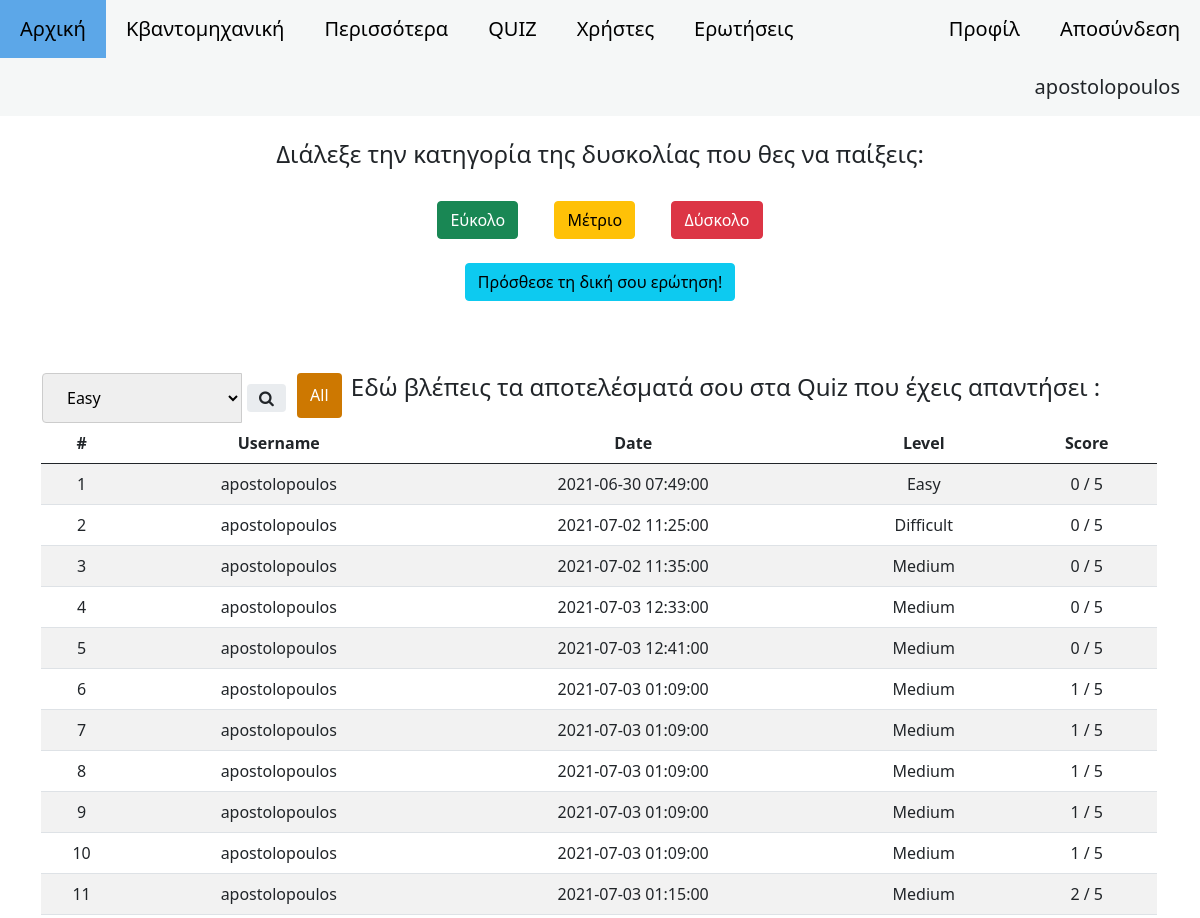
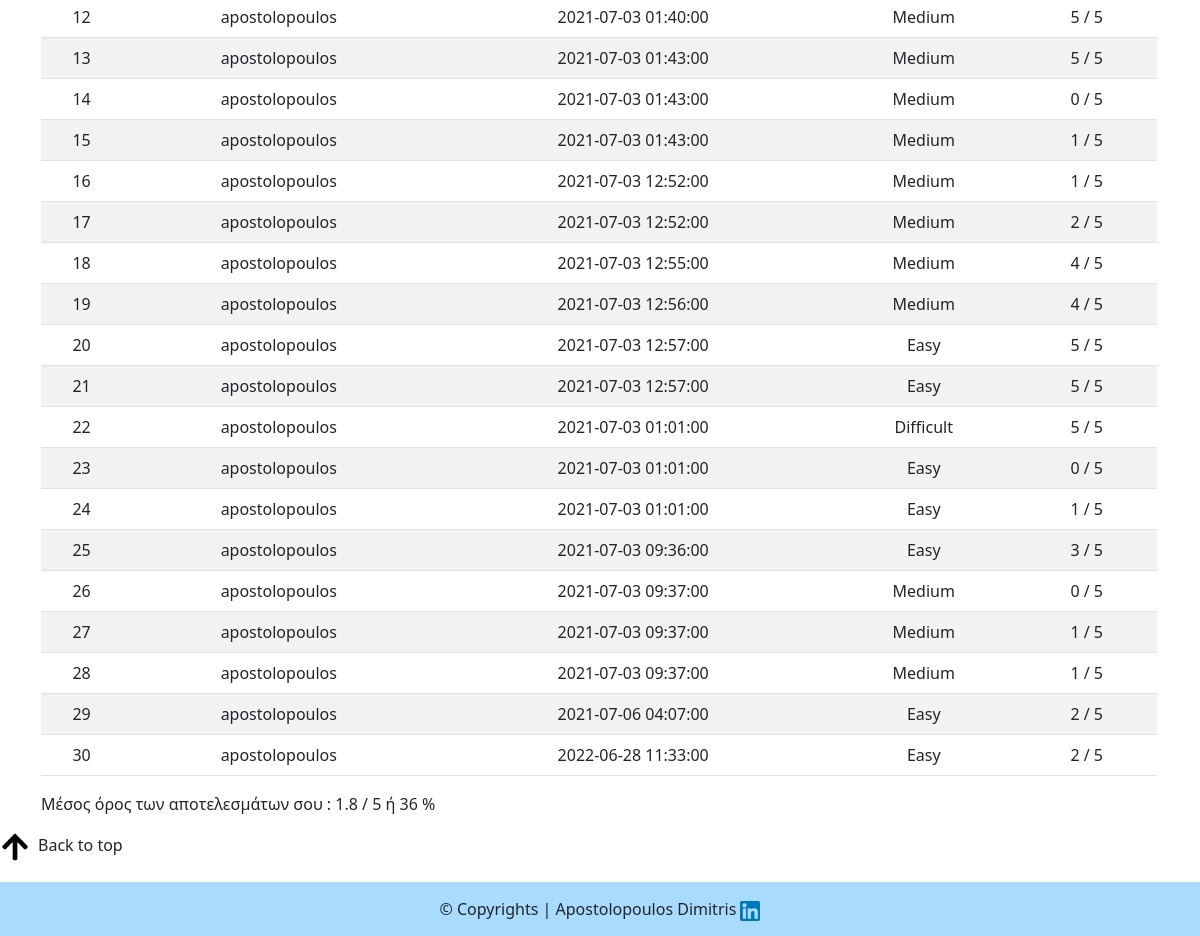
Screenshot of /choosecat.php (signed in) with the database file from the repository (2 pictures, top to bottom).
### tables this page shows
CREATE TABLE `testhistory` (
  `id` int(11) NOT NULL,
  `username` varchar(50) NOT NULL,
  `testdate` datetime NOT NULL,
  `level` varchar(20) NOT NULL,
  `result` int(11) NOT NULL
);

### choosecat.php (the view, shortened to what this page needs)
<?php
  include_once 'dbentry.php';
  $counter = 0;
  $sum = 0;
  $username = $_SESSION['username'];
  $sql = "SELECT * FROM `testhistory` WHERE `username` = '$username'";
  $result = mysqli_query($conn,$sql);
?>
<!DOCTYPE html>
<html lang="en">
<head>
    <link rel="stylesheet" href="styles.css">
<link href="https://cdn.jsdelivr.net/npm/bootstrap@5.0.1/dist/css/bootstrap.min.css" rel="stylesheet">
<link rel="stylesheet" href="https://cdnjs.cloudflare.com/ajax/libs/font-awesome/4.7.0/css/font-awesome.min.css">
</head>
<body>
<?php if(isset($_SESSION['username'])):?>
    <div class="topnav" id="myTopnav">
        <a href="indexlogged.php">Αρχική</a>
        <a href="basicslogged.php">Κβαντομηχανική</a>
        <a href="morelogged.php">Περισσότερα</a>
        <a href="choosecat.php">QUIZ</a>
        <?php if($_SESSION['type'] == 3):?>
        <a href="administrator.php">Χρήστες</a>
        <?php endif; ?>
        <?php if($_SESSION['type'] == 3 ||$_SESSION['type'] == 2 ):?>
        <a href="questions.php">Ερωτήσεις</a>
        <?php endif; ?>
        <a href="logout.php"style="float:right;">Αποσύνδεση</a>
        <a href="profile.php" style="float:right;">Προφίλ</a>
        <a style="float:right; "onMouseOver="this.style.backgroundColor='#F5F7F7'"><?php echo $_SESSION['username']?> </a>
    </div>
       <div class="container">
        <form>
    <br>
            <label> <h4>Διάλεξε την κατηγορία της δυσκολίας που θες να παίξεις:</h4></label><br><br>
            <a href="quizloggedeasy.php"><input type="button" class="btn btn-success"id="submit" name="easy" value='Εύκολο'></a><span>&emsp;&emsp;</span>
            <a href="quizloggedmedium.php"><input type="button" class="btn btn-warning"id="submit" name="medium" value='Μέτριο'></a><span>&emsp;&emsp;</span>
            <a href="quizloggeddiff.php"><input type="button" class="btn btn-danger"id="submit" name="difficult" value='Δύσκολο'></a><br><br>
            <a href="addquestion.php"><input type="button" class="btn btn-info"id="submit" name="difficult" value='Πρόσθεσε τη δική σου ερώτηση!'></a>
        </form>
        <br><br><br>
        <form method="post" >
            <div class="input-group rounded">
            <select id="level" style="width:200px;" name="searching">
                <option value="1" name="searching">Easy</option>
            </select>
            <button style = "background:none; border-style:none;" type="submit" name="search" id="search"><span class="input-group-text border-0" id="search-addon">
            <i class="fa fa-search"></i>
            </span>
            </button>
            <button name="all" class="btn btn-primary rounded" style="background:#CD7801;border:#CD7801;margin-left:5px;margin-right:10px;height:45px;width:45px;">All</button>
        </form>
        <h4>Εδώ βλέπεις τα αποτελέσματά σου στα Quiz που έχεις απαντήσει :</h4>
        <table class="table table-striped">
  <thead>
    <tr>
      <th scope="col">#</th>
      <th scope="col">Username</th>
      <th scope="col">Date</th>
      <th scope="col">Level</th>
      <th scope="col">Score</th>
    </tr>
  </thead>
  <tbody>
  <?php
               while($row = mysqli_fetch_array($result)){
                    $counter ++;
                    $sum += $row['result'];
             ?>
            <tr>
                <td><?php echo $counter;?>
                <td><?php echo $row['username'];?></td>
                <td><?php echo $row['testdate'];?></td>
                <td><?php if( $row['level'] == 1){
                                echo "Easy";
                            }else if($row['level'] == 2){
                                echo "Medium";
                            }else{
                                echo "Difficult";
                            }
                ?></td>
                <td><?php echo $row['result'];?> / 5</td>
            </tr>
            <?php
                }
             ?>
  </tbody>
</table>
<p > Μέσος όρος των αποτελεσμάτων σου : <?php if($sum !=0){ $average = $sum/$counter; echo round($average,2);}else{ echo "0";}  ?> / 5 ή <?php if(isset($average)){echo round($average * 100/5,2);}else{ echo "0";} ?> %</p>
</div>
<?php  if($counter >11):?>
    <a href="#myTopnav"><img id="arrowup" src="media/arrowup.svg" alt="arrowup"></a><span>&ensp;Back to top</span>
<?php endif;?>
<div class="footer">
    <p id="footerpar"> &copy; Copyrights | Apostolopoulos Dimitris <a href="https://www.linkedin.com/in/dimitris-apostolopoulos-9847a1172/" target="_blank"> <img src="media/linkedin.png" alt="LinkedIn Profile" id="linkedin"></a> </p>
</div>
 <?php endif; ?>
</body>
</html>

### styles.css (style rules this page uses)
* { box-sizing: border-box; }
body { padding:0px; margin:0px; font-family:Arial, Helvetica, sans-serif; }
input[type=text], select { width: 100%; padding: 12px 20px; margin: 8px 0; display: inline-block; border: 1px solid #ccc; border-radius: 4px; }
#footerpar { text-align:center; margin:0px; margin-top:20px; background-color:#A9DBFE; padding:15px; }
#linkedin { width:20px; height:20px; }
.topnav { background-color: #F5F7F7; overflow: hidden; }
.topnav a { float: left; display: block; color: black; text-align: center; padding: 14px 20px; text-decoration: none; font-size: 20px; }
.container { text-align:center; }
select { width:200px; }
#arrowup { width:30px; height:30px; }
html { scroll-behavior: smooth; }

### rows the page displays
testhistory: username "apostolopoulos", testdate "2021-06-30 07:49:00", level "Easy", result "0"
testhistory: username "apostolopoulos", testdate "2021-07-02 11:25:00", level "Difficult", result "0"
testhistory: username "apostolopoulos", testdate "2021-07-02 11:35:00", level "Medium", result "0"
testhistory: username "apostolopoulos", testdate "2021-07-03 12:33:00", level "Medium", result "0"
testhistory: username "apostolopoulos", testdate "2021-07-03 12:41:00", level "Medium", result "0"
testhistory: username "apostolopoulos", testdate "2021-07-03 01:09:00", level "Medium", result "1"
testhistory: username "apostolopoulos", testdate "2021-07-03 01:09:00", level "Medium", result "1"
testhistory: username "apostolopoulos", testdate "2021-07-03 01:09:00", level "Medium", result "1"
testhistory: username "apostolopoulos", testdate "2021-07-03 01:09:00", level "Medium", result "1"
testhistory: username "apostolopoulos", testdate "2021-07-03 01:09:00", level "Medium", result "1"
testhistory: username "apostolopoulos", testdate "2021-07-03 01:15:00", level "Medium", result "2"
testhistory: username "apostolopoulos", testdate "2021-07-03 01:40:00", level "Medium", result "5"
testhistory: username "apostolopoulos", testdate "2021-07-03 01:43:00", level "Medium", result "5"
testhistory: username "apostolopoulos", testdate "2021-07-03 01:43:00", level "Medium", result "0"
testhistory: username "apostolopoulos", testdate "2021-07-03 01:43:00", level "Medium", result "1"
testhistory: username "apostolopoulos", testdate "2021-07-03 12:52:00", level "Medium", result "1"
testhistory: username "apostolopoulos", testdate "2021-07-03 12:52:00", level "Medium", result "2"
testhistory: username "apostolopoulos", testdate "2021-07-03 12:55:00", level "Medium", result "4"
testhistory: username "apostolopoulos", testdate "2021-07-03 12:56:00", level "Medium", result "4"
testhistory: username "apostolopoulos", testdate "2021-07-03 12:57:00", level "Easy", result "5"
testhistory: username "apostolopoulos", testdate "2021-07-03 12:57:00", level "Easy", result "5"
testhistory: username "apostolopoulos", testdate "2021-07-03 01:01:00", level "Difficult", result "5"
testhistory: username "apostolopoulos", testdate "2021-07-03 01:01:00", level "Easy", result "0"
testhistory: username "apostolopoulos", testdate "2021-07-03 01:01:00", level "Easy", result "1"
testhistory: username "apostolopoulos", testdate "2021-07-03 09:36:00", level "Easy", result "3"
testhistory: username "apostolopoulos", testdate "2021-07-03 09:37:00", level "Medium", result "0"
testhistory: username "apostolopoulos", testdate "2021-07-03 09:37:00", level "Medium", result "1"
testhistory: username "apostolopoulos", testdate "2021-07-03 09:37:00", level "Medium", result "1"
testhistory: username "apostolopoulos", testdate "2021-07-06 04:07:00", level "Easy", result "2"
testhistory: username "apostolopoulos", testdate "2022-06-28 11:33:00", level "Easy", result "2"

### other values shown
$_SESSION['username'] "apostolopoulos"
$average "1.8"
$average * 100/5 "36"
